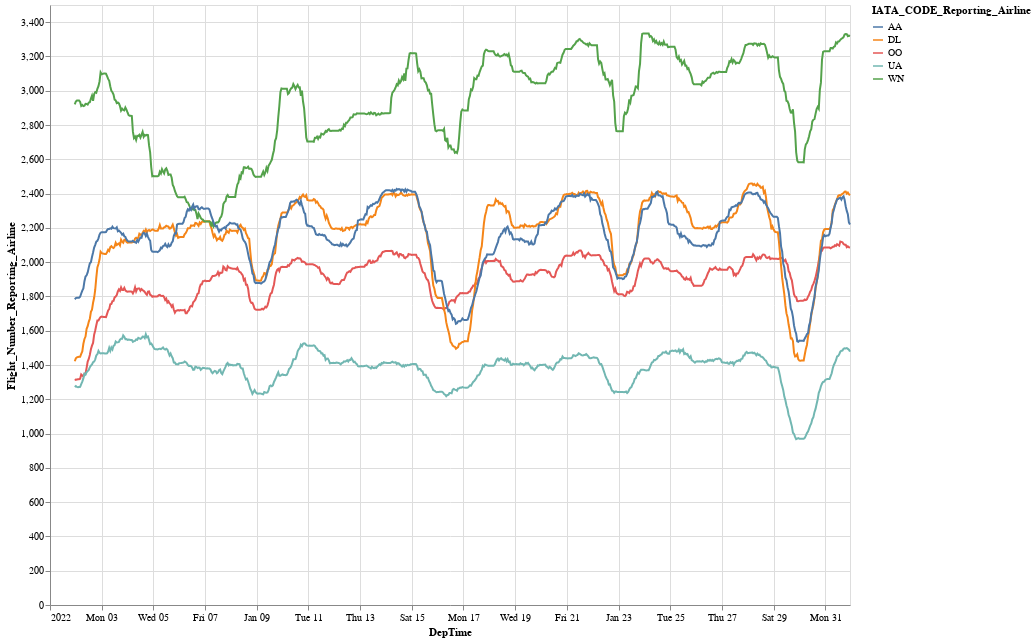

Notebook source saved alongside this figure:
### Code cell
(
    alt.Chart(
        df_pl_pivot
        .unpivot(
            index="DepTime",
            variable_name="IATA_CODE_Reporting_Airline",
            value_name="Flight_Number_Reporting_Airline",
        ),
        height=600,
        width=800,
    )
    .mark_line()
    .encode(
        x="DepTime",
        y="Flight_Number_Reporting_Airline",
        color="IATA_CODE_Reporting_Airline",
    )
)

### Figure 1 — Vega-Lite specification as saved in the notebook (floating-point values rounded to 4 significant figures; data arrays with more than 128 entries replaced by an {"elided": "..."} marker saying what was removed)
{"config": {"view": {"continuousWidth": 300, "continuousHeight": 300}}, "data": {"name": "data-9aaa7afeb6fabe5c1899516ff1f6f022"}, "mark": {"type": "line"}, "encoding": {"color": {"field": "IATA_CODE_Reporting_Airline", "type": "nominal"}, "x": {"field": "DepTime", "type": "temporal"}, "y": {"field": "Flight_Number_Reporting_Airline", "type": "quantitative"}}, "height": 600, "width": 800, "$schema": "https://vega.github.io/schema/vega-lite/v5.17.0.json", "datasets": {"data-9aaa7afeb6fabe5c1899516ff1f6f022": {"elided": "3720 records"}}}
